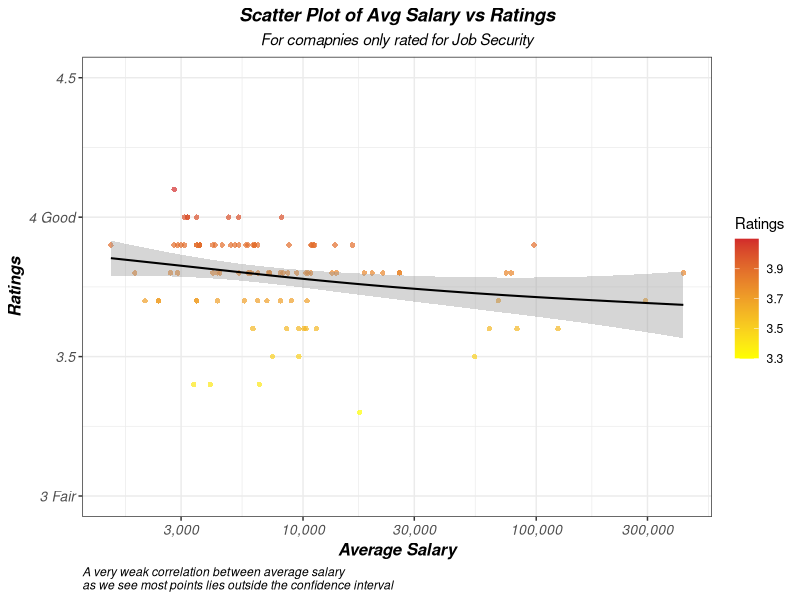
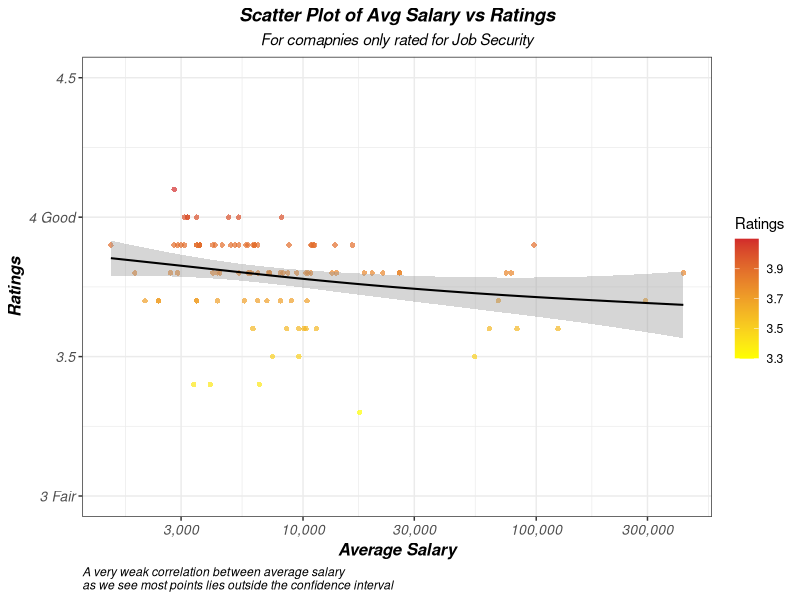

Write R code to recreate these figures, in order.
library(readxl)
library(dplyr)
library(ggplot2)


# Load data --------------------------------------
companies_df <- read_excel("companies.xlsx")


# Filter data ------------------------------------
filtered_companies_df <- companies_df %>%
  filter(Highly_rated_for == "Job Security")%>%                                 # Filter the data uniquely on "Job security"
  mutate(Avg_salary = as.numeric(gsub("k", "", Avg_salary)) * 1000)%>%          # Convert the "k" into 1000
  slice(1:100)                                                                  # Selecting the first 100 results


# Load graph ------------------------------------
ggplot(data = filtered_companies_df, aes(x = Avg_salary, y = Ratings)) +        # Creating a scatter-plot with "Avg_salary" in x-axis and "Ratings" in y-axis
  geom_point(aes(colour = Ratings), shape =16 , alpha = 0.7) +                  # Setting up the aesthetic of the points
  geom_smooth(method = "gam", color = "black", linewidth = 0.7, se = TRUE) +         # Creating a line of best fit
  scale_color_gradient(low = "yellow", high = "#D22B2B") +                      # Scale the point colours base on the "Ratings"
  theme_bw() +                                                                  # Setting up a black and white background
  
  # Manage plot labels and legends
  labs(
    title = "Scatter Plot of Avg Salary vs Ratings",
    subtitle = "For comapnies only rated for Job Security",
    x = "Average Salary",
    y = "Ratings",
    caption = "A very weak correlation between average salary \nas we see most points lies outside the confidence interval") +
  
  # Scale x and y axis
  scale_x_continuous(labels = scales::comma,
                     trans = "log10") +                                         # Scale x exponentially and label the results using comma
  scale_y_continuous(
    limits = c(3,4.5),
    breaks = seq(3, 4.5, 0.5),
    labels = c("3 Fair", "3.5", "4 Good", "4.5")                                # Scale y base on the the values of "Ratings"
  ) +
  
  # Setting up the aesthetic of the graph 
  theme(plot.title = element_text(hjust = 0.5, face = "bold.italic"),
        plot.subtitle = element_text(hjust = 0.5, face = "italic"),
        plot.caption = element_text(hjust = 0, face = 'italic'),
        legend.position = "right",
        axis.text = element_text(size = 10, face = "italic"),
        axis.title = element_text(size = 12, face = "bold.italic"))


# Saving the image -----------------------------
ggsave("Scatter_Plot_of_Avg_Salary_vs_Ratings.png", width = 7, height = 5)